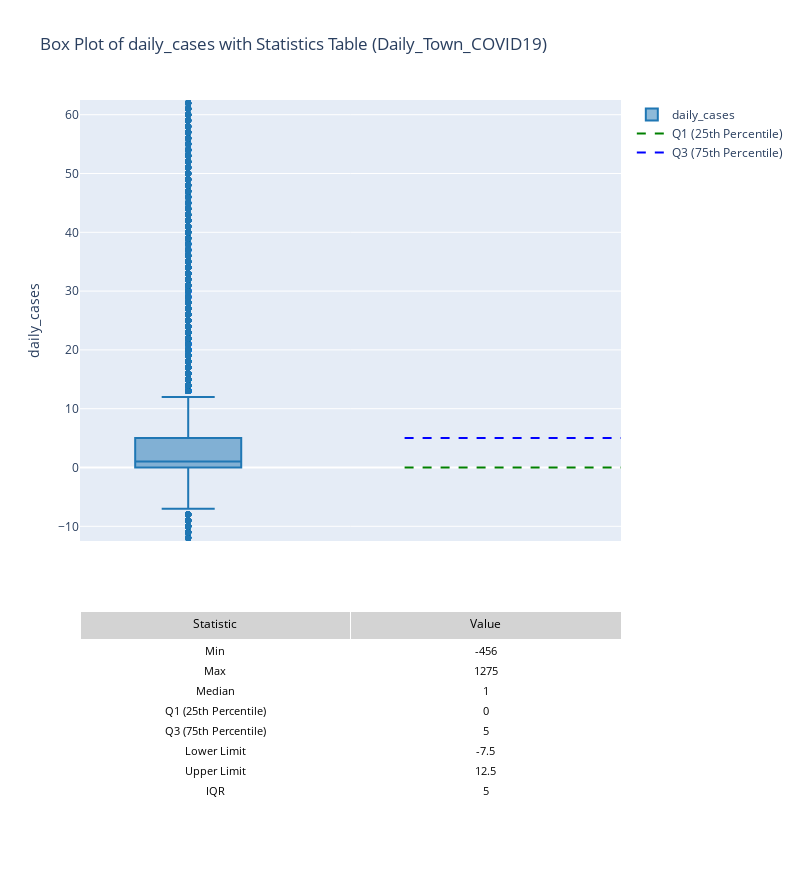

The notebook cell saved with this chart:
### Markdown cell above
### Box Plot of daily_cases (Daily_Town_COVID19)

### Code cell
# Calculate IQR values
Q1 = Daily_Town_COVID19['daily_cases'].quantile(0.25)
Q3 = Daily_Town_COVID19['daily_cases'].quantile(0.75)
IQR = Q3 - Q1
lower_limit = Q1 - 1.5 * IQR
upper_limit = Q3 + 1.5 * IQR
min_value = Daily_Town_COVID19['daily_cases'].min()
max_value = Daily_Town_COVID19['daily_cases'].max()
median_value = Daily_Town_COVID19['daily_cases'].median()

# Create a subplot with 2 rows: one for the box plot, one for the table
fig_BD = make_subplots(
    rows=2, cols=1,
    row_heights=[0.7, 0.3],  # Allocate space for the graph and table
    vertical_spacing=0.1,
    specs=[[{"type": "xy"}], [{"type": "table"}]]  # First row: xy plot, second row: table
)

# Add the box plot layer
fig_BD.add_trace(
    go.Box(
        y=Daily_Town_COVID19['daily_cases'],
        name='daily_cases',
        boxpoints='outliers',  # Show outliers as individual points
        marker=dict(color='#1f77b4', outliercolor='#ff7f0e', size=6),  # Outliers in a different color
        line=dict(color='#1f77b4')
    ),
    row=1, col=1
)

# Add IQR lines
fig_BD.add_trace(
    go.Scatter(
        x=[-0.5, 0.5],  # Extend the line horizontally
        y=[Q1, Q1],
        mode='lines',
        line=dict(color='green', dash='dash'),
        name='Q1 (25th Percentile)'
    ),
    row=1, col=1
)
fig_BD.add_trace(
    go.Scatter(
        x=[-0.5, 0.5],
        y=[Q3, Q3],
        mode='lines',
        line=dict(color='blue', dash='dash'),
        name='Q3 (75th Percentile)'
    ),
    row=1, col=1
)

# Add the table with statistics
fig_BD.add_trace(
    go.Table(
        header=dict(
            values=["Statistic", "Value"],
            fill_color="lightgrey",
            align="center",
            font=dict(size=12, color="black")
        ),
        cells=dict(
            values=[
                ["Min", "Max", "Median", "Q1 (25th Percentile)", "Q3 (75th Percentile)", "Lower Limit", "Upper Limit", "IQR"],
                [min_value, max_value, median_value, Q1, Q3, lower_limit, upper_limit, IQR]
            ],
            fill_color="white",
            align="center",
            font=dict(size=11, color="black")
        )
    ),
    row=2, col=1
)

# Update layout for better visibility
fig_BD.update_layout(
    title='Box Plot of daily_cases with Statistics Table (Daily_Town_COVID19)',
    xaxis_title='',
    yaxis_title='daily_cases',
    yaxis=dict(range=[lower_limit - 5, upper_limit + 50]),  # Slightly extend the range for clarity
    height=880,  # Adjust height to accommodate both graph and table
    width=800,
    showlegend=True,  # Show legend for IQR lines
    xaxis=dict(showticklabels=False)
)

# Show the plot
fig_BD.show()

### Figure 1 — Plotly figure (JSON) as saved in the notebook; plotly's stock layout.template omitted (floating-point values rounded to 4 significant figures; data arrays with more than 128 entries replaced by an {"elided": "..."} marker saying what was removed)
{"data": [{"boxpoints": "outliers", "line": {"color": "#1f77b4"}, "marker": {"color": "#1f77b4", "outliercolor": "#ff7f0e", "size": 6}, "name": "daily_cases", "type": "box", "xaxis": "x", "y": {"elided": "42777 int values"}, "yaxis": "y"}, {"line": {"color": "green", "dash": "dash"}, "mode": "lines", "name": "Q1 (25th Percentile)", "type": "scatter", "x": [-0.5, 0.5], "xaxis": "x", "y": [0, 0], "yaxis": "y"}, {"line": {"color": "blue", "dash": "dash"}, "mode": "lines", "name": "Q3 (75th Percentile)", "type": "scatter", "x": [-0.5, 0.5], "xaxis": "x", "y": [5, 5], "yaxis": "y"}, {"cells": {"align": "center", "fill": {"color": "white"}, "font": {"color": "black", "size": 11}, "values": [["Min", "Max", "Median", "Q1 (25th Percentile)", "Q3 (75th Percentile)", "Lower Limit", "Upper Limit", "IQR"], [-456, 1275, 1, 0, 5, -7.5, 12.5, 5]]}, "domain": {"x": [0, 1], "y": [0, 0.27]}, "header": {"align": "center", "fill": {"color": "lightgrey"}, "font": {"color": "black", "size": 12}, "values": ["Statistic", "Value"]}, "type": "table"}], "layout": {"height": 880, "showlegend": true, "title": {"text": "Box Plot of daily_cases with Statistics Table (Daily_Town_COVID19)"}, "width": 800, "xaxis": {"anchor": "y", "domain": [0, 1], "showticklabels": false, "title": {"text": ""}}, "yaxis": {"anchor": "x", "domain": [0.37, 1], "range": [-12.5, 62.5], "title": {"text": "daily_cases"}}}}
